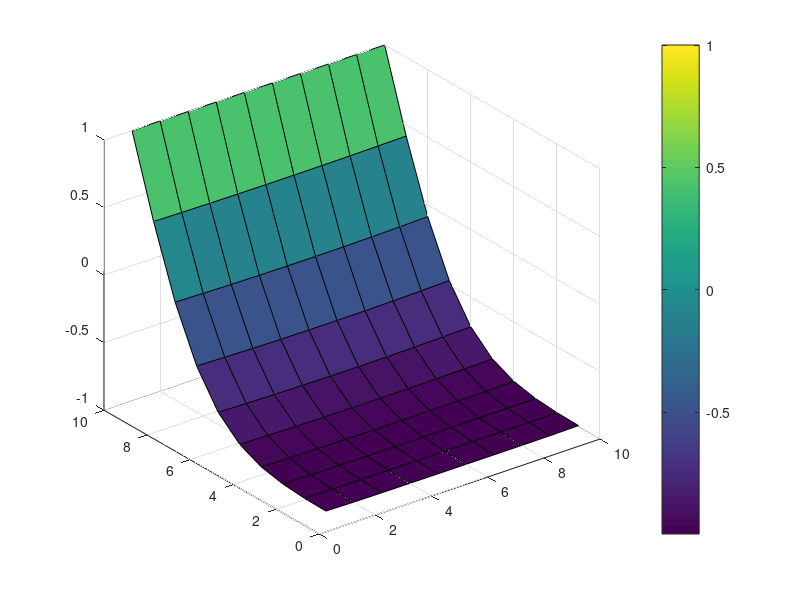

This figure's MATLAB source:
l = 1;
x = 10; %x-direction points
y = 10; %y-direction points
z = 10; %z-direction points
cx = 1/(x-1); %change in x
cy = 1/(y-1); %change in y
cz = 1/(z-1); %change in z
total = x * y * z;

kice = 2.22 * 3600; %thermal conductivity of ice at 0C (W/mK)
p = 917.5; % density of ice at 0C (kg/m^3)
cp = 2050; %heat capacity of ice at 0C (J/kgK)
D = kice/(p*cp); %thermal diffusivity
h = 5 * 3600; %convective heat coefficient in air (W/m^2K)

tdomain = 10;
ct = .1;
tpts = tdomain/ct + 1;

thot=1; %hot temperature (hot plate)
tcold=-1; %cold temperature (ice)
tinf=22; %infinity temperature (air)

T1 = zeros(total,1); %main matrix holding temperatures
T2 = zeros(x,y); %matrix storing kval's layer of temperatures for mapping
T3x = zeros(tpts);
T3y = zeros(tpts);

zval = 0.5;
kval = floor(zval / cz) + 1;

for n = 1:total; %sets all points to tcold, sets points in contact with hot plate to thot
  i = mod(mod(n-1,x*y),x) + 1;
  T1(n) = tcold;
  if (i==x)
      T1(n)=thot;
  end
end

for t = 1:tpts
  A=T1;
  for n = 1:total
    i = mod(mod(n-1,x*y),x) + 1;
    j = ceil((mod(n-1,x*y)+1)/x);
    k = ceil(n/(x*y));
    v = 6;
    
    if (i==1 && j==1 && k==1) %top left front corner
        A(n)=A(n)+T1(n+1)+T1(n+x)+T1(n+x*y);
        A(n)=A(n)/4;
    elseif (i==x && j==1 && k==1) %bottom left front corner
        A(n)=A(n)+T1(n-1)+T1(n+x)+T1(n+x*y);
        A(n)=A(n)/4;
    elseif (i==1 && k==1 && j==y) %top right front corner
        A(n)=A(n)+T1(n+1)+T1(n-x)+T1(n+x*y);
        A(n)=A(n)/4;
    elseif (i==x && j==y && k==1) %bottom right front corner
        A(n)=A(n)+T1(n-1)+T1(n-x)+T1(n+x*y);
        A(n)=A(n)/4;
    elseif (k==z && i==1 && j==1) %top left back corner
        A(n)=A(n)+T1(n+1)+T1(n+x)+T1(n-x*y);
        A(n)=A(n)/4;
    elseif (k==z && i==x && j==1) %bottom left back corner
        A(n)=A(n)+T1(n-1)+T1(n+x)+T1(n-x*y);
        A(n)=A(n)/4;
    elseif (k==z && i==1 && j==y) %top right back corner
        A(n)=A(n)+T1(n+1)+T1(n-x)+T1(n-x*y);
        A(n)=A(n)/4;
    elseif (k==z && i==x && j==y) %bottom right back corner
        A(n)=A(n)+T1(n-1)+T1(n-x)+T1(n-x*y);
        A(n)=A(n)/4;
    elseif (i==1 && k==1) %top front edge
        A(n)=A(n)+T1(n+1)+T1(n-x)+T1(n+x)+T1(n+x*y);
        A(n)=A(n)/5;
    elseif (i==x && k==1) %bottom front edge
        A(n)=A(n)+T1(n-1)+T1(n-x)+T1(n+x)+T1(n+x*y);
        A(n)=A(n)/5;
    elseif (j==1 && k==1) %left front edge
        A(n)=A(n)+T1(n+1)+T1(n-1)+T1(n+x)+T1(n+x*y);
        A(n)=A(n)/5;
    elseif (j==y && k==1) %right front edge
        A(n)=A(n)+T1(n+1)+T1(n-1)+T1(n-x)+T1(n+x*y);
        A(n)=A(n)/5;
    elseif (i==1 && j==1) %left top edge
        A(n)=A(n)+T1(n+1)+T1(n+x)+T1(n+x*y)+T1(n-x*y);
        A(n)=A(n)/5;
    elseif (i==1 && j==y) %right top edge
        A(n)=A(n)+T1(n+1)+T1(n-x)+T1(n+x*y)+T1(n-x*y);
        A(n)=A(n)/5;
    elseif (i==x && j==1) %left bottom edge
        A(n)=A(n)+T1(n-1)+T1(n+x)+T1(n+x*y)+T1(n-x*y);
        A(n)=A(n)/5;
    elseif (i==x && j==y) %right bottom edge
        A(n)=A(n)+T1(n-1)+T1(n-x)+T1(n+x*y)+T1(n-x*y);
        A(n)=A(n)/5;
    elseif (i==1 && k==z) %top back edge
        A(n)=A(n)+T1(n+1)+T1(n-x)+T1(n+x)+T1(n-x*y);
        A(n)=A(n)/5;
    elseif (i==x && k==z) %bottom back edge
        A(n)=A(n)+T1(n-1)+T1(n-x)+T1(n+x)+T1(n-x*y);
        A(n)=A(n)/5;
    elseif (j==1 && k==z) %left back edge
        A(n)=A(n)+T1(n+1)+T1(n-1)+T1(n+x)+T1(n-x*y);
        A(n)=A(n)/5;
    elseif (j==y && k==z) %right back edge
        A(n)=A(n)+T1(n+1)+T1(n-1)+T1(n-x)+T1(n-x*y);
        A(n)=A(n)/5;
    elseif (i==1) %top side
%        A(n)=A(n)+T1(n+1)+T1(n+x)+T1(n-x)+T1(n+x*y)+T1(n-x*y);
%        A(n)=A(n)/6;
        lap = (T1(n+x) + T1(n-x) - 2 * T1(n))/cy^2 + (T1(n+x*y) + T1(n - x*y) - 2 * T1(n))/cz^2;
        q = h*cx*cy*(tinf-tcold)*ct;
        A(n)=A(n) + ct/p/cp*(kice*lap+q);
    elseif (i==x) %bottom side
        lap = (T1(n+x) + T1(n-x) - 2 * T1(n))/cy^2 + (T1(n+x*y) + T1(n - x*y) - 2 * T1(n))/cz^2;
        A(n)=A(n)+T1(n-1)+T1(n+x)+T1(n-x)+T1(n+x*y)+T1(n-x*y);
        A(n)=A(n) + ct/p/cp*(kice*lap+q);
    elseif (j==1) %left side
%        A(n)=A(n)+T1(n+1)+T1(n-1)+T1(n+x)+T1(n+x*y)+T1(n-x*y);
%        A(n)=A(n)/6;
        lap = (T1(n+1) + T1(n-1) - 2 * T1(n))/cx^2 + (T1(n+x*y) + T1(n - x*y) - 2 * T1(n))/cz^2;
        q = h*cx*cy*(tinf-tcold)*ct;
        A(n)=A(n) + ct/p/cp*(kice*lap+q);
    elseif (j==y) %right side
%        A(n)=A(n)+T1(n+1)+T1(n-1)+T1(n-x)+T1(n+x*y)+T1(n-x*y);
%        A(n)=A(n)/6;
        lap = (T1(n+1) + T1(n-1) - 2 * T1(n))/cx^2 + (T1(n+x*y) + T1(n - x*y) - 2 * T1(n))/cz^2;
        q = h*cx*cy*(tinf-tcold)*ct;
        A(n)=A(n) + ct/(p*cp)*(kice*lap+q);
    elseif (k==1) %front side
%        A(n)=A(n)+T1(n+1)+T1(n-1)+T1(n+x)+T1(n-x)+T1(n+x*y);
%        A(n)=A(n)/6;
        lap = (T1(n+1) + T1(n-1) - 2 * T1(n))/cx^2 + (T1(n+x) + T1(n-x) - 2 * T1(n))/cy^2;
        q = h*cx*cy*(tinf-tcold)*ct;
        A(n)=A(n) + ct/p/cp*(kice*lap+q);
    elseif (k==z) %back side
%        A(n)=A(n)+T1(n+1)+T1(n-1)+T1(n+x)+T1(n-x)+T1(n-x*y);
%        A(n)=A(n)/6;
        lap = (T1(n+1) + T1(n-1) - 2 * T1(n))/cx^2 + (T1(n+x) + T1(n-x) - 2 * T1(n))/cy^2;
        q = h*cx*cy*(tinf-tcold)*ct;
        A(n)=A(n) + ct/p/cp*(kice*lap+q);
    else
        A(n) = A(n) + D*ct*((T1(n+1) + T1(n-1) - 2 * T1(n))/cx^2 + (T1(n+x) + T1(n-x) - 2 * T1(n))/cy^2 + (T1(n+x*y) + T1(n - x*y) - 2 * T1(n))/cz^2);
    end
%    if i == 1 || i == x || j == 1 || j == y || k == 1 || k == z
%      q = h*(T1(n)*tinf);
%      A(n) = A(n)+q;
%    end
    if (i==x) %resets all points on hot plate to thot
      A(n)=thot;
    end
    if (k == kval) %checks to see if node is to be mapped
      T2(i,j) = A(n);
    end
    end
    T1=A;
    asdfsdaf = reshape(T1, [x,y,z]);
    %above reshapes to view matrix more easily
    T3x(t) = (t-1) * ct;
    T3y(t) = T2(kval,kval);
end


%plot(T3x,T3y);

figure;
surf(T2);
colorbar;